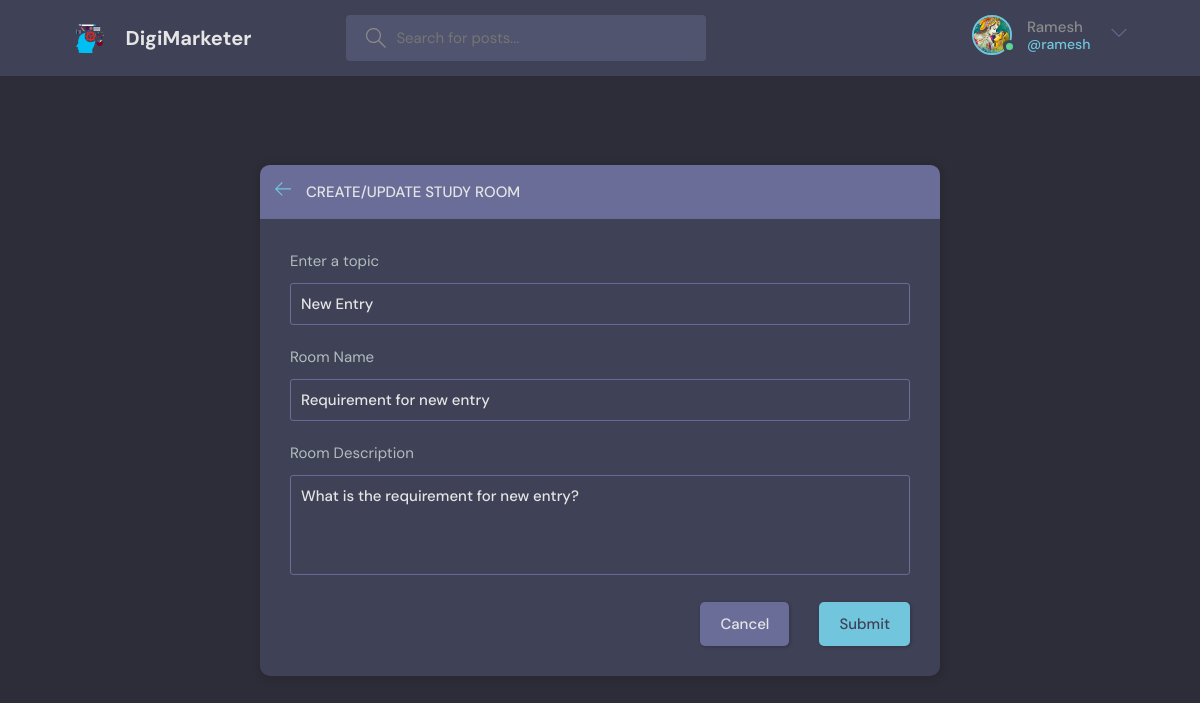
Screenshot of /update-room/2/ (signed in) with the database file from the repository.
### base/models.py (models this page shows, shortened)
class Profile(models.Model):
    user = models.OneToOneField(User, on_delete=models.CASCADE)
    photo = models.ImageField(upload_to=path_and_rename, default='default_user.svg', null=True, blank=True)
    about = models.TextField(null=True, blank=True)

class Room(models.Model):
    host = models.ForeignKey(User, on_delete=models.SET_NULL, null=True)
    topic = models.ForeignKey(Topic, on_delete=models.SET_NULL, null=True)
    name = models.CharField(max_length=200)
    description = models.TextField(null=True, blank=True)
    participants = models.ManyToManyField(User, related_name='participants', blank=True)
    updated = models.DateTimeField(auto_now=True)
    created = models.DateTimeField(auto_now_add=True)
    class Meta:
        ordering = ['-updated', '-created']

class Topic(models.Model):
    name = models.CharField(max_length=200)

### base/views.py (the view, shortened to what this page needs)
# urls.py: path('update-room/<str:pk>/', views.updateRoom, name='update-room'),
@login_required(login_url='login')
def updateRoom(request, pk):
    room = Room.objects.get(id=pk)
    form = RoomForm(instance=room)
    topics = Topic.objects.all()
    if request.user != room.host:
        return HttpResponse("Your are not allowed here!!!")
    context = {
        'form': form,
        'topics': topics,
        'room': room
    }
    return render(request, 'base/room_form.html', context)

### base/forms.py
class RoomForm(ModelForm):
    class Meta:
        model = Room
        fields = "__all__"
        exclude = ['host']

### base/templates/base/room_form.html (shortened to what this page needs)
{% extends 'base.html' %} {% block content %}
<main class="create-room layout">
  <div class="container">
    <div class="layout__box">
      <div class="layout__boxHeader">
        <div class="layout__boxTitle">
          <a href="{% url 'home' %}">
            <svg
              version="1.1"
              xmlns="http://www.w3.org/2000/svg"
              width="32"
              height="32"
              viewBox="0 0 32 32"
            >
              <title>arrow-left</title>
              <path
                d="M13.723 2.286l-13.723 13.714 13.719 13.714 1.616-1.611-10.96-10.96h27.625v-2.286h-27.625l10.965-10.965-1.616-1.607z"
              ></path>
            </svg>
          </a>
          <h3>Create/Update Study Room</h3>
        </div>
      </div>
      <div class="layout__body">
        <form class="form" action="" method='POST'>
          <div class="form__group">
            <label for="room_topic">Enter a topic</label>
            <input type="text" value='{{room.topic.name}}' name="topic" required list='topic-list' />
          </div>
          <div class="form__group">
            <label for="room_name">Room Name</label>
            {{form.name}}
          </div>
          <div class="form__group">
            <label for="room_description">Room Description</label>
            {{form.description}}
          </div>
          <div class="form__action">
            <a class="btn btn--dark" href="{% url 'home' %}">Cancel</a>
            <button class="btn btn--main" type="submit">Submit</button>
          </div>
        </form>
      </div>
    </div>
  </div>
</main>
{% endblock content %}

### templates/navbar.html (shortened to what this page needs)
{% load static %}
<header class="header header--loggedIn">
    <div class="container">
      <a href="{% url 'home' %}" class="header__logo">
        <img src="{% static 'img/logo.svg' %}" />
        <h1>DigiMarketer</h1>
      </a>
      <form action="{% url 'home'%}" method="GET" class="header__search">
        <label>
          <input type="text" name='q' placeholder="Search for posts..." />
        </label>
      </form>
      <nav class="header__menu">
        {% if request.user.is_authenticated %}
        <div class="header__user">
          <a href="{% url 'user-profile' request.user.id%}">
            <div class="avatar avatar--medium active">
              <img src="{{request.user.profile.photo.url}}" />
            </div>
            <p>{{request.user.first_name}}<span>@{{request.user.username}}</span></p>
          </a>
          <button class="dropdown-button">
            <svg version="1.1" xmlns="http://www.w3.org/2000/svg" width="32" height="32" viewBox="0 0 32 32">
              <title>chevron-down</title>
              <path d="M16 21l-13-13h-3l16 16 16-16h-3l-13 13z"></path>
            </svg>
          </button>
        </div>
        {% else %}
        <a href="{% url 'login' %}">
          <img src="{% static 'img/avatar.svg' %}" />
          <p>Login</p>
        </a>
        {% endif %}
      </nav>
    </div>
  </header>

### rows the page displays
Room: topic "New Entry", name "Requirement for new entry", description "What is the requirement for new entry?"

### other values shown
{{ request.user.first_name }} "Ramesh"
{{ request.user.username }} "ramesh"
